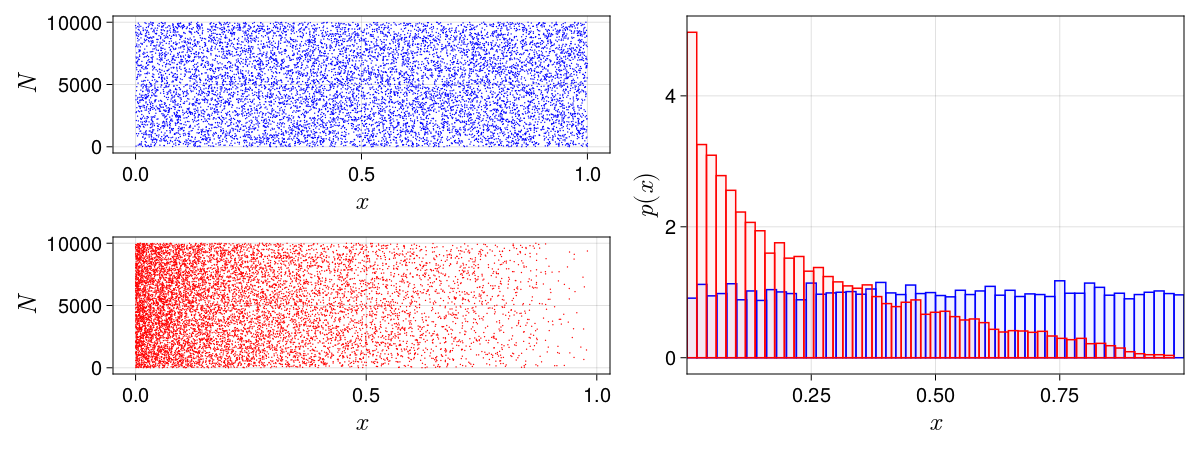

Write Julia code to recreate this figure.
using CairoMakie
using DelimitedFiles

data = readdlm("023_histogramanormalizado.dat", Float64, skipblanks=true)

fig = Figure(resolution = (1200, 450), fonts = (; regular= "CMU Serif"), fontsize = 20)
ax1 = Axis(fig[1,1]; xlabel = L"x", ylabel = L"N", xlabelsize = 26, ylabelsize = 26)
ax2 = Axis(fig[2,1]; xlabel = L"x", ylabel = L"N", xlabelsize = 26, ylabelsize = 26)
scatter!(ax1, data[:,2], data[:,1]; markersize = 2, color = :blue)
scatter!(ax2, data[:,3], data[:,1]; markersize = 2, color = :red)
ax3 = Axis(fig[1:2,2]; xlabel = L"x", ylabel = L"p(x)", xlabelsize = 26, ylabelsize = 26)
hist!(ax3, data[:,2]; bins = 50, strokewidth = 1.5, strokecolor = :blue,
                            normalization = :pdf, color = (:blue, 0.05))
hist!(ax3, data[:,3]; bins = 50, strokewidth = 1.5, strokecolor = :red,
                            normalization = :pdf, color = (:red, 0.05))

xlims!(minimum([data[:,2]; data[:,3]]), maximum([data[:,2]; data[:,3]]))
 save("023_histogramanormalizado.png", current_figure())